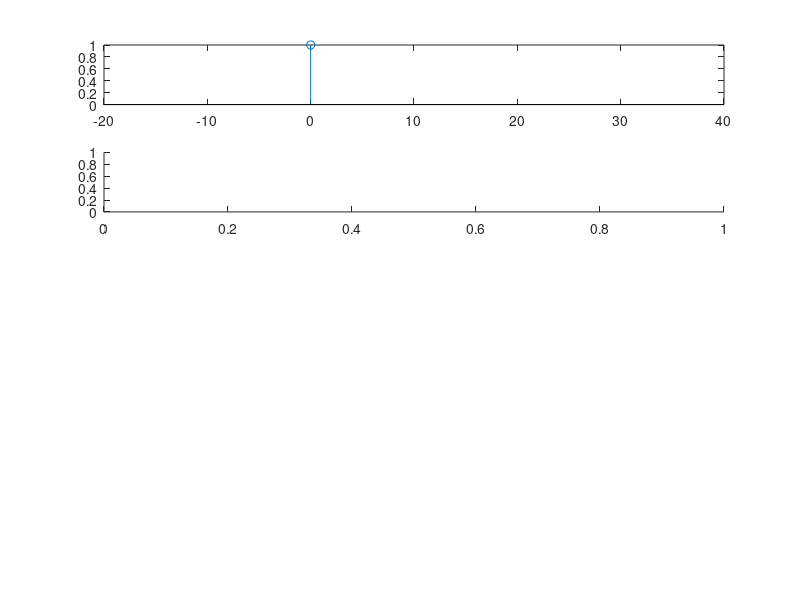

This chart was generated by the following MATLAB code: (Note: this script raises an error after producing the figure.)
%%%%%%%%%%%%%%%
% Unit Sample %
%%%%%%%%%%%%%%%
subplot(5,4,[1,4]);
x = 0;
stem(x, 1)
xlim([-20 40])

%%%%%%%%%%%%%
% Unit Step %
%%%%%%%%%%%%%
subplot(5,4,[5,8]);

syms x
fplot(heaviside(x), [-20 40])

%%%%%%%%%%%%%%%%%%%%%%%%%%%
% Real Exponential Signal %
%%%%%%%%%%%%%%%%%%%%%%%%%%%
subplot(5,4,[9,12]);

x = -20:.1:40;
y = 0.8.^x;
plot(x,y)

%%%%%%%%%%%%%%%%%%%%%%%%%%%%%%
% Complex Exponential Signal %
%%%%%%%%%%%%%%%%%%%%%%%%%%%%%%
x = -20:.1:40;
y = (0.9*exp(pi*1i/10)).^x;

% Real
subplot(5,4,13);
plot(x,real(y))

% Imaginary
subplot(5,4,14);
plot(x,imag(y))

% Magnitude
subplot(5,4,15);
plot(x,(imag(y)+real(y)))

% Phase
subplot(5,4,16);
plot(x, angle(y))

%%%%%%%%%%%%%%%%%%%%%%%
% Sinusoidal Sequence %
%%%%%%%%%%%%%%%%%%%%%%%
subplot(5,4,[17,20]);

x = -20:.1:40;
y = 2*cos(2*pi*0.3*x+pi/3);
plot(x, y)
